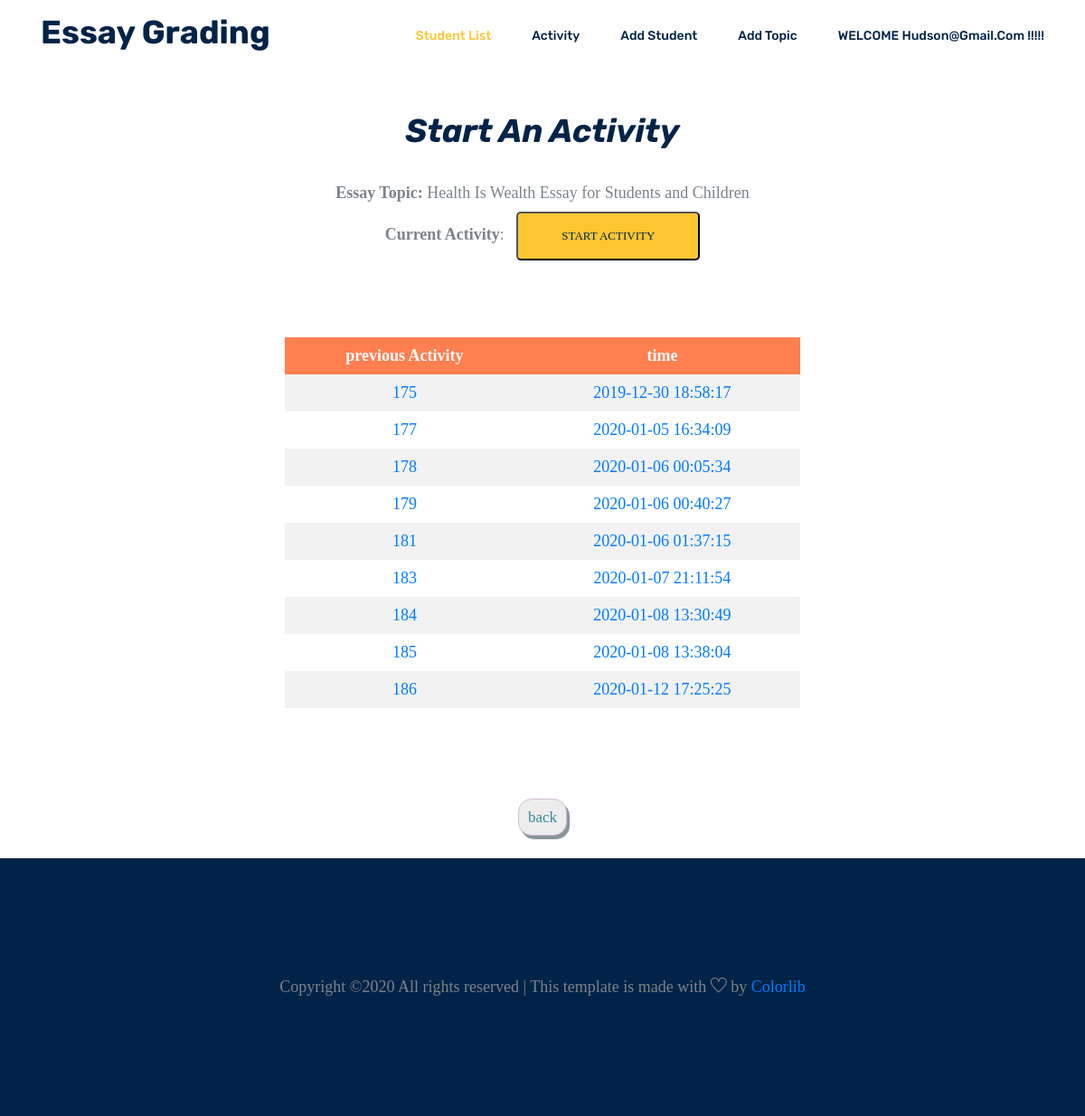
The app's page /startactivity.php?topic=Health Is Wealth Essay for Students and Children (signed in) with its own data.
### tables this page shows
CREATE TABLE `essay` (
  `essayid` int(50) NOT NULL,
  `topic` longtext NOT NULL,
  `picture` longblob NOT NULL,
  `spellcheck` tinyint(1) NOT NULL,
  `buffer` varchar(2) DEFAULT NULL,
  `timer` varchar(10) DEFAULT NULL
);

CREATE TABLE `activity` (
  `activityid` int(100) NOT NULL,
  `topicidfk` int(50) NOT NULL,
  `time` varchar(10000) NOT NULL,
  `status` tinyint(1) NOT NULL
);

### startactivity.php (the view, shortened to what this page needs)
<?php session_start();
$textsession ="start Activity";
?>
<!DOCTYPE html>
<html lang="en">
  <head>
    <link rel="stylesheet" href="css/bootstrap.css" />
    <link rel="stylesheet" href="css/flaticon.css" />
    <link rel="stylesheet" href="css/themify-icons.css" />
    <link rel="stylesheet" href="vendors/owl-carousel/owl.carousel.min.css" />
    <link rel="stylesheet" href="vendors/nice-select/css/nice-select.css" />
    <link rel="stylesheet" href="css/style.css" />
	<link rel="stylesheet" href="assets/css/newscreenstyle.css">
  </head>
  <body class="indexbody">
  <?php
  if(isset($_SESSION['usersession']))
  {
	    $usersession = $_SESSION['usersession'];
  }
?>
    <header class="header_area">
      <div class="main_menu">
       <nav class="navbar navbar-expand-lg navbar-light">
          <div class="container">
           <a class="navbar-brand logo_h" href="index.html"
              ><h1><strong>Essay Grading</strong></h1></a>
            <div
              class="collapse navbar-collapse offset"
              id="navbarSupportedContent"
            >
               <ul class="nav navbar-nav menu_nav ml-auto">
                <li class="nav-item active">
                  <a class="nav-link" href="studentlist.php">Student List</a>
                </li>
                <li class="nav-item">
                  <a class="nav-link" href="viewactivity.php">Activity</a>
                </li>
				<li class="nav-item">
                  <a class="nav-link" href="addstudent.php">Add Student</a>
                </li>
				<li class="nav-item">
                  <a class="nav-link" href="addtopic.php">Add Topic</a>
                </li>
               <?php
			   if($usersession!="none")
			   {
				echo '<li class="nav-item submenu dropdown">';
                echo '<a
                    href="#"
                    class="nav-link dropdown-toggle"
                    data-toggle="dropdown"
                    role="button"
                    aria-haspopup="true"
                    aria-expanded="false"
                    >WELCOME '.$usersession.' !!!!!</a>';
                echo '</li>';
			   }
				?>
              </ul>
            </div>
          </div>
        </nav>
      </div>
    </header>
    <section class="feature_area section_gap_top">
      <div class="container">
	  <form method="post" action="startactivity.php">
        <div class="row justify-content-center">
          <div class="col-lg-10">
            <div class="main_title">
              <h2 class="mb-3"><i>Start An Activity</i></h2><br>
			  <?php
require('connectToDb.php');
$essaytopic = 'none';
if(isset($_GET['topic']))
{
	$essaytopic = $_GET['topic'];
}
    if(isset($_SESSION['essaytopic']))
    {
        $essaytopic = $_SESSION['essaytopic'];
	}
$topic = "SELECT * from essay where topic = '".$essaytopic."'";
$result = mysqli_query($db,$topic);
$row1 = mysqli_fetch_assoc($result);
$topicid = $row1['essayid'];
$topic_query ="SELECT activityid FROM activity WHERE topicidfk =$topicid and status = 1 order by time desc";
$current_activity = mysqli_query($db,$topic_query);
$currentRow=null;
if($current_activity!=null)
$currentRow = mysqli_fetch_assoc($current_activity);
?>
<label> <strong> Essay Topic: </strong> <?php echo $row1['topic'] ?></label><br>
<label id="label" align="left"> <strong>Current Activity</strong>: <?php echo $currentRow['activityid']; ?></label> &nbsp;
<input class="primary-btn" onclick="change()" type="submit" value="<?php echo $textsession; ?>" id="myButton1" name="startActivity"></input>
            </div>
          </div>
        </div>
		</form>
		 <div class="row justify-content-center">
<table>
  <t>
        <th> previous Activity </th>
		<th> time </th>
        </t>
<?php
require('connectToDb.php');
$topic_query ="SELECT * FROM activity WHERE topicidfk = $topicid and status = 0 order by time";
$result = mysqli_query($db,$topic_query);
while($pastrow = mysqli_fetch_assoc($result))
{
?>
    <tr>
		<?php $activityid = $pastrow['activityid']; $activitytime = $pastrow['time'];?>
        <td> <a href="essayDetailsView.php?activityid=<?php echo $activityid;?>&activitytime = <?php echo $activitytime;?>"><?php echo $activityid;?></a> </td>
		 <td> <a href="essayDetailsView.php?activityid=<?php echo $activityid;?>&activitytime = <?php echo $activitytime;?>"><?php echo $activitytime;?></a> </td>
    </tr>
<?php
}
?>
</div>
</div>
    </section>
	<section align="center">
	<div>
		<form method="post" action="viewactivity.php">
		<input type="submit" name="back" value="back" class="myButton">
		</form>
		</div>
	</section>
	<br>
     <footer class="footer-area section_gap" align="center">
	Copyright &copy;<script>document.write(new Date().getFullYear());</script> All rights reserved | This template is made with <i class="ti-heart" aria-hidden="true"></i> by <a href="https://colorlib.com" target="_blank">Colorlib</a>
    </footer>
  </body>
</html>

### assets/css/newscreenstyle.css (style rules this page uses)
.myButton { -moz-box-shadow: 3px 4px 0px 0px #899599; -webkit-box-shadow: 3px 4px 0px 0px #899599; box-shadow: 3px 4px 0px 0px #899599; background-color:#ededed; -webkit-border-radius:15px; -moz-border-radius:15px; border-radius:15px; border:1px solid #d6bcd6; display:inline-block; cursor:pointer; color:#3a8a9e; font-family:Rajdhani; font-size:17px; padding:7px 10px; text-decoration:none; text-shadow:0px 1px 0px #e1e2ed; }
.indexbody { font-family: Rajdhani; font-size: 18px; }

### startactivity.php (style rules this page uses)
table { border-collapse: collapse; width: 50%; text-align: center; }
th, td { text-align: center; padding: 8px; }
tr:nth-child(even) { background-color: #f2f2f2 }
th { background-color: #ff7f50 ; color: white; }

### records on screen
essay: topic "Health Is Wealth Essay for Students and Children"
activity: activityid "175", time "2019-12-30 18:58:17"
activity: activityid "177", time "2020-01-05 16:34:09"
activity: activityid "178", time "2020-01-06 00:05:34"
activity: activityid "179", time "2020-01-06 00:40:27"
activity: activityid "181", time "2020-01-06 01:37:15"
activity: activityid "183", time "2020-01-07 21:11:54"
activity: activityid "184", time "2020-01-08 13:30:49"
activity: activityid "185", time "2020-01-08 13:38:04"
activity: activityid "186", time "2020-01-12 17:25:25"

### other values on screen
$usersession "Hudson@gmail.com"
